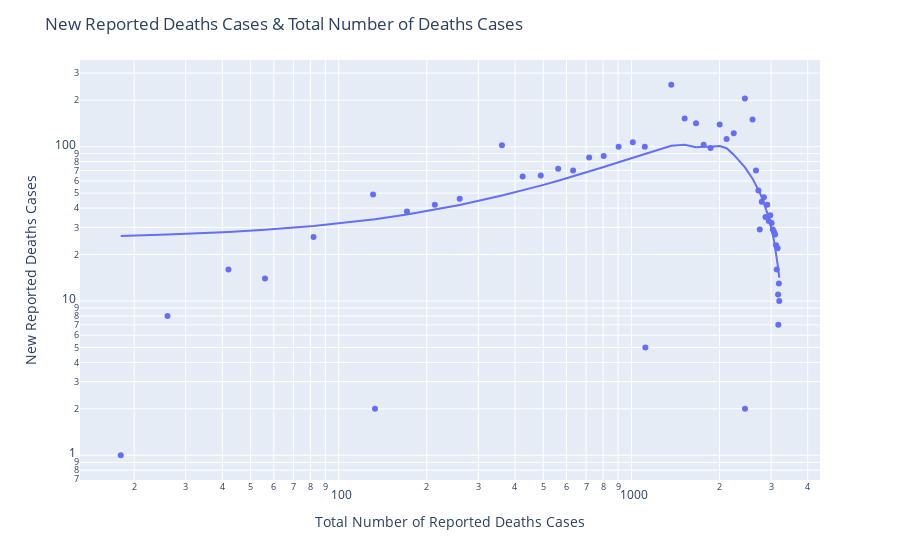

This figure's notebook cell:
### Markdown cell above
Along with new positive cases, new reported death cases have also declined.

### Code cell
plot_comp_new_case(observe_date,'deaths')

### Figure 1 — Plotly figure (JSON) as saved in the notebook; plotly's stock layout.template omitted (floating-point values rounded to 4 significant figures)
{"data": [{"hoverlabel": {"namelength": 0}, "hovertemplate": "x=%{x}<br>y=%{y}", "legendgroup": "", "marker": {"color": "#636efa", "symbol": "circle"}, "mode": "markers", "name": "", "showlegend": false, "type": "scatter", "x": [18, 26, 42, 56, 82, 131, 133, 171, 213, 259, 361, 425, 490, 562, 632, 717, 804, 904, 1011, 1111, 1116, 1368, 1520, 1662, 1765, 1863, 2002, 2114, 2236, 2236, 2441, 2443, 2593, 2663, 2715, 2744, 2788, 2835, 2870, 2912, 2945, 2981, 3013, 3042, 3070, 3097, 3120, 3136, 3158, 3169, 3176, 3189, 3199], "xaxis": "x", "y": [1, 8, 16, 14, 26, 49, 2, 38, 42, 46, 102, 64, 65, 72, 70, 85, 87, 100, 107, 100, 5, 252, 152, 142, 103, 98, 139, 112, 122, 0, 205, 2, 150, 70, 52, 29, 44, 47, 35, 42, 33, 36, 32, 29, 28, 27, 23, 16, 22, 11, 7, 13, 10], "yaxis": "y"}, {"hoverlabel": {"namelength": 0}, "hovertemplate": "<b>LOWESS trendline</b><br><br>x=%{x}<br>y=%{y} <b>(trend)</b>", "legendgroup": "", "marker": {"color": "#636efa", "symbol": "circle"}, "mode": "lines", "name": "", "showlegend": false, "type": "scatter", "x": [18, 26, 42, 56, 82, 131, 133, 171, 213, 259, 361, 425, 490, 562, 632, 717, 804, 904, 1011, 1111, 1116, 1368, 1520, 1662, 1765, 1863, 2002, 2114, 2236, 2236, 2441, 2443, 2593, 2663, 2715, 2744, 2788, 2835, 2870, 2912, 2945, 2981, 3013, 3042, 3070, 3097, 3120, 3136, 3158, 3169, 3176, 3189, 3199], "xaxis": "x", "y": [26.41, 26.94, 27.99, 28.91, 30.61, 33.78, 33.9, 36.34, 39.0, 41.89, 48.19, 52.07, 55.94, 60.17, 64.2, 69.01, 73.81, 79.18, 84.73, 89.71, 89.95, 101.3, 102.8, 99.33, 99.73, 99.73, 101.0, 97.67, 88.74, 88.74, 73.6, 73.45, 62.05, 56.66, 52.62, 50.36, 46.91, 43.21, 40.45, 37.12, 34.5, 31.64, 29.08, 26.77, 24.52, 22.36, 20.51, 19.22, 17.45, 16.56, 16.0, 14.95, 14.14], "yaxis": "y"}], "layout": {"legend": {"tracegroupgap": 0}, "margin": {"t": 60}, "title": {"text": "New Reported Deaths Cases & Total Number of Deaths Cases"}, "xaxis": {"anchor": "y", "domain": [0, 1], "title": {"text": "Total Number of Reported Deaths Cases"}, "type": "log"}, "yaxis": {"anchor": "x", "domain": [0, 1], "title": {"text": "New Reported Deaths Cases"}, "type": "log"}}}
